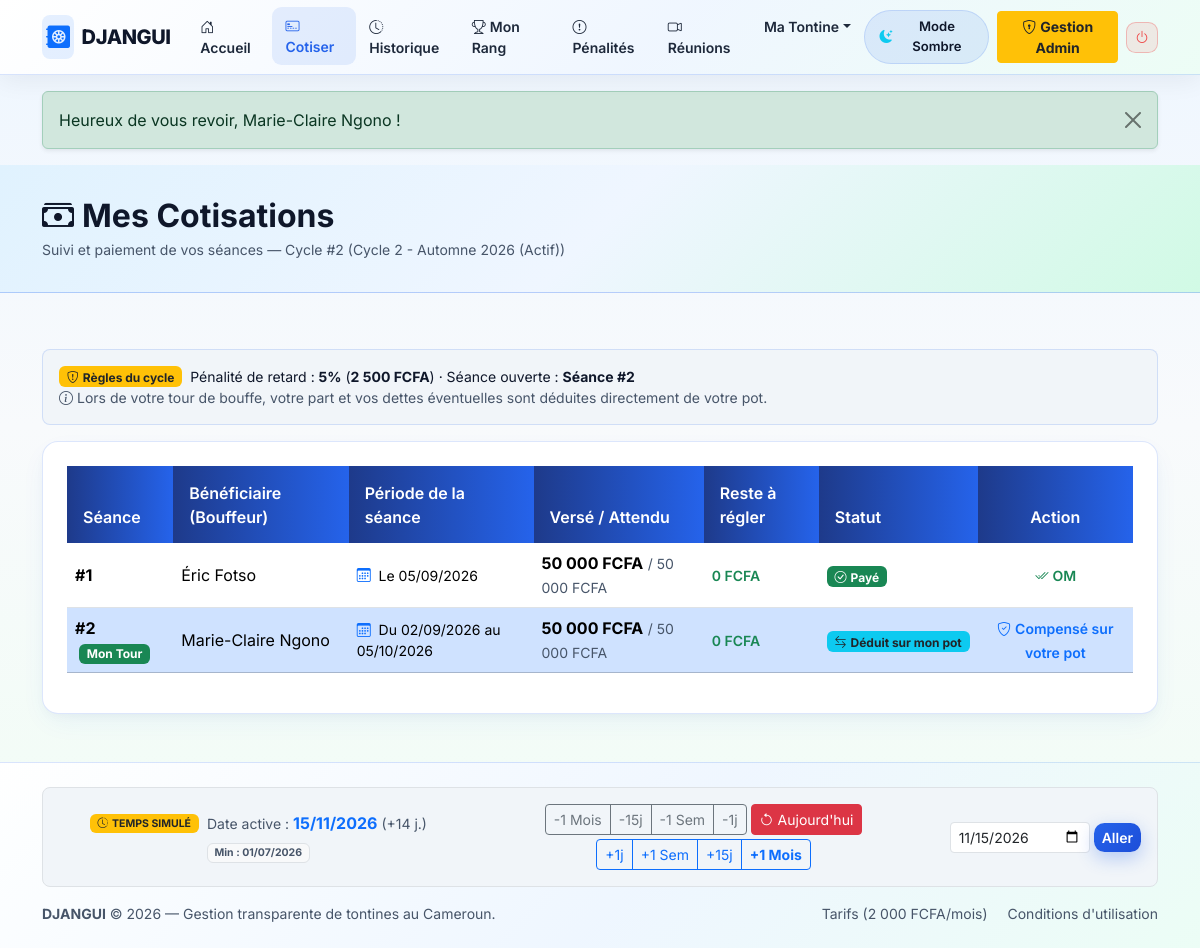
Screenshot of /member/contributions.php (signed in) with the database file from the repository.
### tables this page shows
CREATE TABLE cycles (
    id INT UNSIGNED AUTO_INCREMENT PRIMARY KEY,
    tontine_id INT UNSIGNED NOT NULL,
    numero_cycle INT UNSIGNED NOT NULL,
    titre VARCHAR(100) NOT NULL,
    montant_cotisation DECIMAL(12,2) NOT NULL,
    frequence ENUM('hebdo', 'bimensuel', 'mensuel') NOT NULL DEFAULT 'mensuel',
    montant_penalite_retard DECIMAL(12,2) NOT NULL DEFAULT 0.00,
    date_debut DATE NOT NULL,
    date_fin DATE DEFAULT NULL,
    statut ENUM('brouillon', 'actif', 'termine', 'annule') NOT NULL DEFAULT 'brouillon',
    date_tirage DATETIME DEFAULT NULL,
    tirage_verrouille TINYINT(1) NOT NULL DEFAULT 0,
    auteur_tirage_id INT UNSIGNED DEFAULT NULL,
    created_at DATETIME NOT NULL DEFAULT CURRENT_TIMESTAMP,

    CONSTRAINT uq_cycles_tontine_numero UNIQUE (tontine_id, numero_cycle),
    CONSTRAINT chk_cycles_montant CHECK (montant_cotisation > 0),
    CONSTRAINT chk_cycles_penalite CHECK (montant_penalite_retard >= 0),
    CONSTRAINT fk_cycles_tontine FOREIGN KEY (tontine_id) REFERENCES tontines(id) ON DELETE CASCADE ON UPDATE CASCADE,
    CONSTRAINT fk_cycles_auteur_tirage FOREIGN KEY (auteur_tirage_id) REFERENCES users(id) ON DELETE SET NULL ON UPDATE CASCADE,
    INDEX idx_cycles_tontine_statut (tontine_id, statut)
);

CREATE TABLE contributions (
    id INT UNSIGNED AUTO_INCREMENT PRIMARY KEY,
    cycle_member_id INT UNSIGNED NOT NULL COMMENT 'Le membre qui doit payer cette cotisation',
    beneficiaire_cycle_member_id INT UNSIGNED NOT NULL COMMENT 'Le bouffeur de cette seance qui recoit les fonds',
    numero_seance INT UNSIGNED NOT NULL,
    date_echeance DATE NOT NULL,
    montant_attendu DECIMAL(12,2) NOT NULL,
    montant_paye DECIMAL(12,2) NOT NULL DEFAULT 0.00,
    statut ENUM('en_attente', 'partiel', 'paye', 'en_retard') NOT NULL DEFAULT 'en_attente',
    created_at DATETIME NOT NULL DEFAULT CURRENT_TIMESTAMP,
    updated_at DATETIME NOT NULL DEFAULT CURRENT_TIMESTAMP ON UPDATE CURRENT_TIMESTAMP,

    CONSTRAINT uq_contrib_membre_seance UNIQUE (cycle_member_id, numero_seance),
    CONSTRAINT chk_contrib_attendu CHECK (montant_attendu > 0),
    CONSTRAINT chk_contrib_paye CHECK (montant_paye >= 0),
    CONSTRAINT fk_contrib_payeur FOREIGN KEY (cycle_member_id) REFERENCES cycle_members(id) ON DELETE CASCADE ON UPDATE CASCADE,
    CONSTRAINT fk_contrib_bouffeur FOREIGN KEY (beneficiaire_cycle_member_id) REFERENCES cycle_members(id) ON DELETE RESTRICT ON UPDATE CASCADE,
    INDEX idx_contrib_echeance_statut (date_echeance, statut),
    INDEX idx_contrib_bouffeur (beneficiaire_cycle_member_id)
);

### includes/functions.php (called while the page is built, shortened)
<?php
require_once __DIR__ . '/db.php';
function obtenir_decalage_temps(): int {
    $data = json_decode((string)@file_get_contents(SIM_CLOCK_FILE), true);
    return isset($data['offset_seconds']) ? (int)$data['offset_seconds'] : 0;
}
function temps_actuel(): int {
    return time() + obtenir_decalage_temps();
}
function date_actuelle(string $format = 'Y-m-d'): string {
    return date($format, temps_actuel());
}
function calculer_echeance_seance(string $date_debut_cycle, int $numero_seance, string $frequence): string {
    if ($numero_seance <= 1) {
        return date('Y-m-d', strtotime($date_debut_cycle));
    }
    $nb_periodes = $numero_seance - 1;
    $decalage = match ($frequence) {
        'hebdo'     => '+' . ($nb_periodes * 7) . ' days',
        'bimensuel' => '+' . ($nb_periodes * 15) . ' days',
        default     => '+' . $nb_periodes . ' months',
    };
    return date('Y-m-d', strtotime($date_debut_cycle . ' ' . $decalage));
}
function formater_periode_seance(string $date_debut_cycle, int $numero_seance, string $frequence, ?string $date_echeance = null): string {
    $ech = $date_echeance ?: calculer_echeance_seance($date_debut_cycle, $numero_seance, $frequence);
    if ($numero_seance <= 1) {
        return 'Le ' . date('d/m/Y', strtotime($ech));
    }
    $ech_precedente = calculer_echeance_seance($date_debut_cycle, $numero_seance - 1, $frequence);
    $debut_seance   = date('d/m/Y', strtotime($ech_precedente . ' +1 day'));
    return 'Du ' . $debut_seance . ' au ' . date('d/m/Y', strtotime($ech));
}
function obtenir_seance_ouverte_max(PDO $pdo, int $cycle_id): int {
    $stmt = $pdo->prepare("
        SELECT co.numero_seance,
               MIN(co.date_echeance) AS date_echeance,
               SUM(CASE WHEN co.cycle_member_id != co.beneficiaire_cycle_member_id AND co.montant_paye < co.montant_attendu THEN 1 ELSE 0 END) AS nb_impayes
        FROM contributions co
        INNER JOIN cycle_members cm ON cm.id = co.cycle_member_id
        WHERE cm.cycle_id = ?
        GROUP BY co.numero_seance
        ORDER BY co.numero_seance ASC
    ");
    $stmt->execute([$cycle_id]);
    $seances = $stmt->fetchAll();
    $aujourdhui = date_actuelle('Y-m-d');
    $seance_ouverte = 1;
    foreach ($seances as $s) {
        $num = (int)$s['numero_seance'];
        $ech = $s['date_echeance'];
        $impayes = (int)$s['nb_impayes'];
        $seance_ouverte = $num;
        $est_cloturee = ($impayes === 0) || (strtotime($aujourdhui) > strtotime($ech));
    }
    return $seance_ouverte;
}
function synchroniser_horloge_et_retards(PDO $pdo): void {
    $ts = temps_actuel();
    $pdo->exec("SET SESSION timestamp = " . (int)$ts);
    $pdo->exec("
        UPDATE contributions
        SET statut = CASE WHEN montant_paye > 0 THEN 'partiel' ELSE 'en_attente' END
        WHERE montant_paye < montant_attendu
          AND date_echeance >= CURDATE()
          AND statut = 'en_retard'
    ");
    $pdo->exec("
        DELETE p FROM penalties p
        INNER JOIN contributions co ON co.id = p.contribution_id
        WHERE p.statut = 'en_attente'
          AND p.type_operation = 'penalite'
          AND co.date_echeance >= CURDATE()
    ");
    $stmtCyclesActifs = $pdo->query("SELECT id, tontine_id FROM cycles WHERE statut = 'actif'");
    $cycles_actifs = $stmtCyclesActifs ? $stmtCyclesActifs->fetchAll() : [];
    foreach ($cycles_actifs as $cyc) {
        $cid = (int)$cyc['id'];
        $max_ouverte = obtenir_seance_ouverte_max($pdo, $cid);
    }
}
function e($texte) {
    return htmlspecialchars((string)$texte, ENT_QUOTES, 'UTF-8');
}
function format_fcfa($montant) {
    return number_format((float)$montant, 0, ',', ' ') . ' FCFA';
}
if (isset($pdo) && $pdo instanceof PDO) {
    synchroniser_horloge_et_retards($pdo);
}

### member/contributions.php (the view, shortened to what this page needs)
<?php
require_once __DIR__ . '/../includes/db.php';
require_once __DIR__ . '/../includes/functions.php';
$tontine_id = (int)$_SESSION['tontine_id'];
$user_id    = (int)$_SESSION['user_id'];
$stmtCycle = $pdo->prepare("SELECT * FROM cycles WHERE tontine_id = ? AND statut = 'actif' LIMIT 1");
$stmtCycle->execute([$tontine_id]);
$cycle = $stmtCycle->fetch();
$mon_cycle_member   = null;
$seance_max_ouverte = 1;
if ($cycle) {
    $cid = (int)$cycle['id'];
    $seance_max_ouverte = obtenir_seance_ouverte_max($pdo, $cid);
    $stmtCM = $pdo->prepare("SELECT * FROM cycle_members WHERE cycle_id = ? AND user_id = ? LIMIT 1");
    $stmtCM->execute([$cid, $user_id]);
    $mon_cycle_member = $stmtCM->fetch();
}
$montant_cotis_cycle = $cycle ? (float)$cycle['montant_cotisation'] : 0.0;
$penalite_montant    = $cycle ? (float)($cycle['montant_penalite_retard'] ?? 0) : 0.0;
$pourcentage_penalite = ($cycle && $montant_cotis_cycle > 0)
    ? round(($penalite_montant / $montant_cotis_cycle) * 100, 1)
    : 0.0;
if ($cycle && $mon_cycle_member) {
    $stmtSeances = $pdo->prepare("
        SELECT
            c.id AS contribution_id,
            c.cycle_member_id,
            c.beneficiaire_cycle_member_id,
            c.numero_seance,
            c.date_echeance,
            c.montant_attendu,
            c.montant_paye,
            c.statut AS statut_contrib,
            u_ben.nom_complet AS ben_nom,
            (SELECT p.mode_paiement FROM payments p WHERE p.contribution_id = c.id AND p.statut_paiement = 'valide' ORDER BY p.id DESC LIMIT 1) AS mode_paiement,
            (SELECT COALESCE(SUM(pen.montant), 0) FROM penalties pen WHERE pen.contribution_id = c.id AND pen.type_operation = 'penalite' AND pen.statut = 'en_attente') AS penalite_seance_attente
        FROM contributions c
        JOIN cycle_members cm_bouffeur ON cm_bouffeur.id = c.beneficiaire_cycle_member_id
        JOIN users u_ben ON u_ben.id = cm_bouffeur.user_id
        WHERE c.cycle_member_id = ?
        ORDER BY c.numero_seance ASC
    ");
    $stmtSeances->execute([(int)$mon_cycle_member['id']]);
    $seances = $stmtSeances->fetchAll();
}
require_once __DIR__ . '/../includes/header.php';
require_once __DIR__ . '/../includes/navbar.php';
?>
<div class="page-header-dark">
    <div class="container">
        <h2 class="fw-bold mb-1"><i class="bi bi-cash-stack me-2"></i>Mes Cotisations</h2>
        <p class="text-muted mb-0 small">
            Suivi et paiement de vos séances — Cycle <?= $cycle ? '#' . (int)$cycle['numero_cycle'] . ' (' . e($cycle['titre']) . ')' : '—' ?>
        </p>
    </div>
</div>
<div class="container pb-5">
    <?php if (!$cycle): ?>
        <div class="card card-djangui hover-lift p-4 text-center mt-4">
            <i class="bi bi-info-circle display-4 text-muted"></i>
            <h5 class="mt-3">Aucun cycle actif</h5>
            <p class="text-muted">Les cotisations ne sont pas encore ouvertes pour le moment.</p>
        </div>
    <?php else: ?>
        <div class="d-flex flex-wrap justify-content-between align-items-center mt-4 mb-3 p-3 rounded-3 box-adaptive">
            <div class="d-flex align-items-center gap-2">
                <span class="badge bg-warning text-dark"><i class="bi bi-shield-exclamation me-1"></i>Règles du cycle</span>
                <span class="small">
                    Pénalité de retard : <strong><?= $pourcentage_penalite ?>%</strong> (<strong><?= format_fcfa($penalite_montant) ?></strong>) ·
                    Séance ouverte : <strong>Séance #<?= $seance_max_ouverte ?></strong>
                </span>
            </div>
            <div class="small text-muted mt-2 mt-md-0">
                <i class="bi bi-info-circle me-1"></i>Lors de votre tour de bouffe, votre part et vos dettes éventuelles sont déduites directement de votre pot.
            </div>
        </div>
        <div class="card card-djangui p-4">
            <div class="table-responsive">
                <table class="table table-djangui align-middle">
                    <thead>
                        <tr>
                            <th>Séance</th>
                            <th>Bénéficiaire (Bouffeur)</th>
                            <th>Période de la séance</th>
                            <th>Versé / Attendu</th>
                            <th>Reste à régler</th>
                            <th>Statut</th>
                            <th class="text-center">Action</th>
                        </tr>
                    </thead>
                    <tbody>
                        <?php
                        $aujourdhui = date_actuelle('Y-m-d');
                        foreach ($seances as $s):
                            $num_s          = (int)$s['numero_seance'];
                            $est_mon_tour   = ((int)$s['cycle_member_id'] === (int)$s['beneficiaire_cycle_member_id']);
                            $deja_paye      = ($s['statut_contrib'] === 'paye' || (float)$s['montant_paye'] >= (float)$s['montant_attendu']);
                            $date_ech       = strtotime($s['date_echeance']);
                            $en_retard      = (!$deja_paye && !$est_mon_tour && $date_ech < strtotime($aujourdhui));
                            $est_verrouillee = ($num_s > $seance_max_ouverte);
                            $periode_label   = formater_periode_seance($cycle['date_debut'], $num_s, $cycle['frequence'], $s['date_echeance']);
                        ?>
                        <tr class="<?= $est_mon_tour ? 'table-primary bg-opacity-10' : '' ?>">
                            <td class="fw-bold">
                                #<?= $num_s ?>
                                <?php if ($est_mon_tour): ?>
                                    <span class="badge bg-success ms-1">Mon Tour</span>
                                <?php endif; ?>
                            </td>
                            <td><?= e($s['ben_nom']) ?></td>
                            <td class="small">
                                <i class="bi bi-calendar3 me-1 text-primary"></i>
                                <?= e($periode_label) ?>
                            </td>
                            <td>
                                <strong><?= format_fcfa($s['montant_paye']) ?></strong>
                                <span class="text-muted small">/ <?= format_fcfa($s['montant_attendu']) ?></span>
                            </td>
                            <td>
                                <?php if ($deja_paye): ?>
                                    <span class="text-success small fw-semibold">0 FCFA</span>
                                <?php endif; ?>
                            </td>
                            <td>
                                <?php if ($est_mon_tour && $deja_paye): ?>
                                    <span class="badge bg-info text-dark"><i class="bi bi-arrow-left-right me-1"></i>Déduit sur mon pot</span>
                                <?php elseif ($deja_paye): ?>
                                    <span class="badge bg-success"><i class="bi bi-check-circle me-1"></i>Payé</span>
                                <?php elseif ($est_verrouillee): ?>
                                    <span class="badge bg-secondary"><i class="bi bi-lock-fill me-1"></i>Séance #<?= $num_s - 1 ?> non clôturée</span>
                                <?php elseif ($en_retard): ?>
                                    <span class="badge bg-danger"><i class="bi bi-exclamation-triangle me-1"></i>En retard</span>
                                <?php elseif ((float)$s['montant_paye'] > 0): ?>
                                    <span class="badge bg-warning text-dark"><i class="bi bi-pie-chart me-1"></i>Partiel</span>
                                <?php else: ?>
                                    <span class="badge bg-primary"><i class="bi bi-clock me-1"></i>Ouverte</span>
                                <?php endif; ?>
                            </td>
                            <td class="text-center">
                                <?php if ($est_mon_tour): ?>
                                    <span class="text-primary small fw-semibold">
                                        <i class="bi bi-shield-check me-1"></i>Compensé sur votre pot
                                    </span>
                                <?php elseif ($deja_paye): ?>
                                    <span class="text-success small fw-semibold">
                                        <i class="bi bi-check2-all me-1"></i><?= e(strtoupper($s['mode_paiement'] ?: 'RÉGLÉ')) ?>
                                    </span>
                                <?php elseif ($est_verrouillee): ?>
                                    <button type="button" class="btn btn-sm btn-outline-secondary" disabled title="Attendez la clôture de la séance précédente">
                                        <i class="bi bi-lock-fill me-1"></i>Verrouillé
                                    </button>
                                <?php endif; ?>
                            </td>
                        </tr>
                        <?php
                        endforeach;
                        ?>
                    </tbody>
                </table>
            </div>
        </div>
    <?php endif; ?>
</div>
<?php require_once __DIR__ . '/../includes/footer.php'; ?>

### rows the page displays
cycles: numero_cycle "2", titre "Cycle 2 - Automne 2026 (Actif)", pourcentage_penalite "5", montant_penalite_retard "2 500 FCFA", periode_label "Le 05/09/2026", periode_label "Du 02/09/2026 au 05/10/2026"
contributions: numero_seance "1", ben_nom "Éric Fotso", montant_paye "50 000 FCFA", montant_attendu "50 000 FCFA", statut "0 FCFA", mode_paiement "OM"
contributions: numero_seance "2", shows "Mon Tour", ben_nom "Marie-Claire Ngono", montant_paye "50 000 FCFA", montant_attendu "50 000 FCFA", statut "0 FCFA", shows "Compensé sur votre pot"

### other values shown
$_SESSION['flash_texte'] "Heureux de vous revoir, Marie-Claire Ngono !"
$seance_max_ouverte "2"
$date_sim_str "15/11/2026"
$jours_ecart "14"
$date_min_str "01/07/2026"
date_actuelle('Y') "2026"
